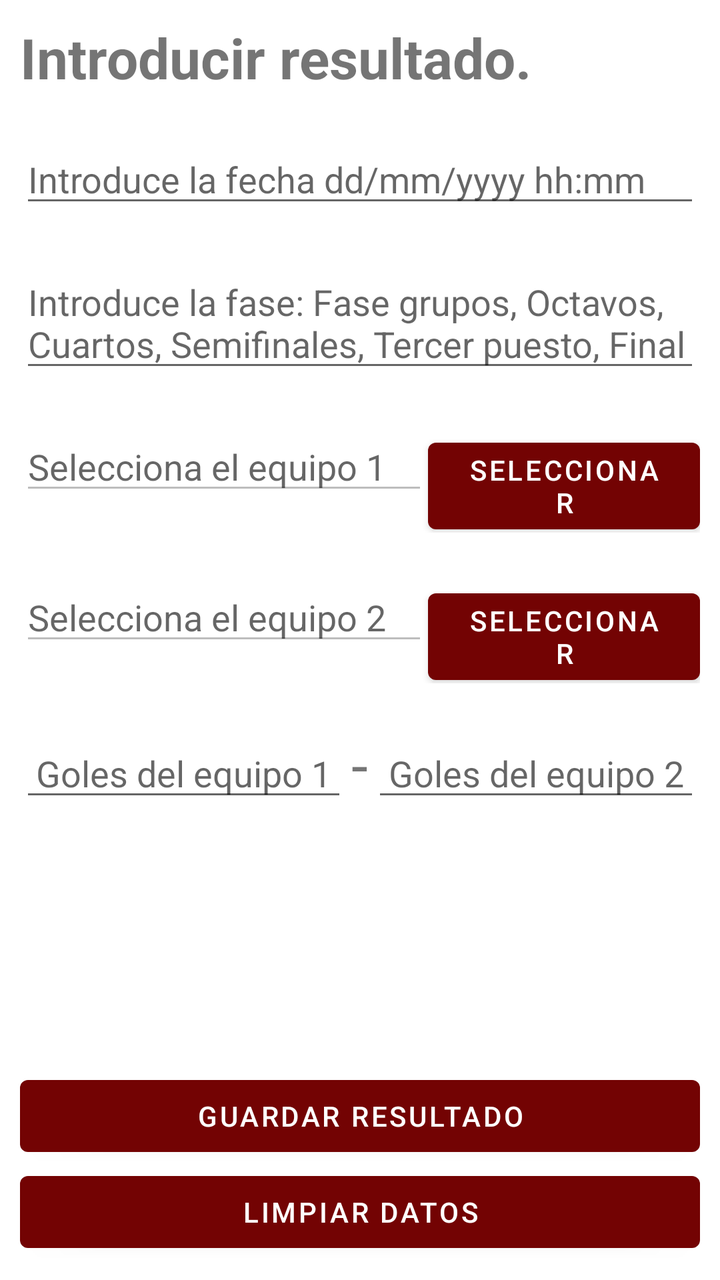
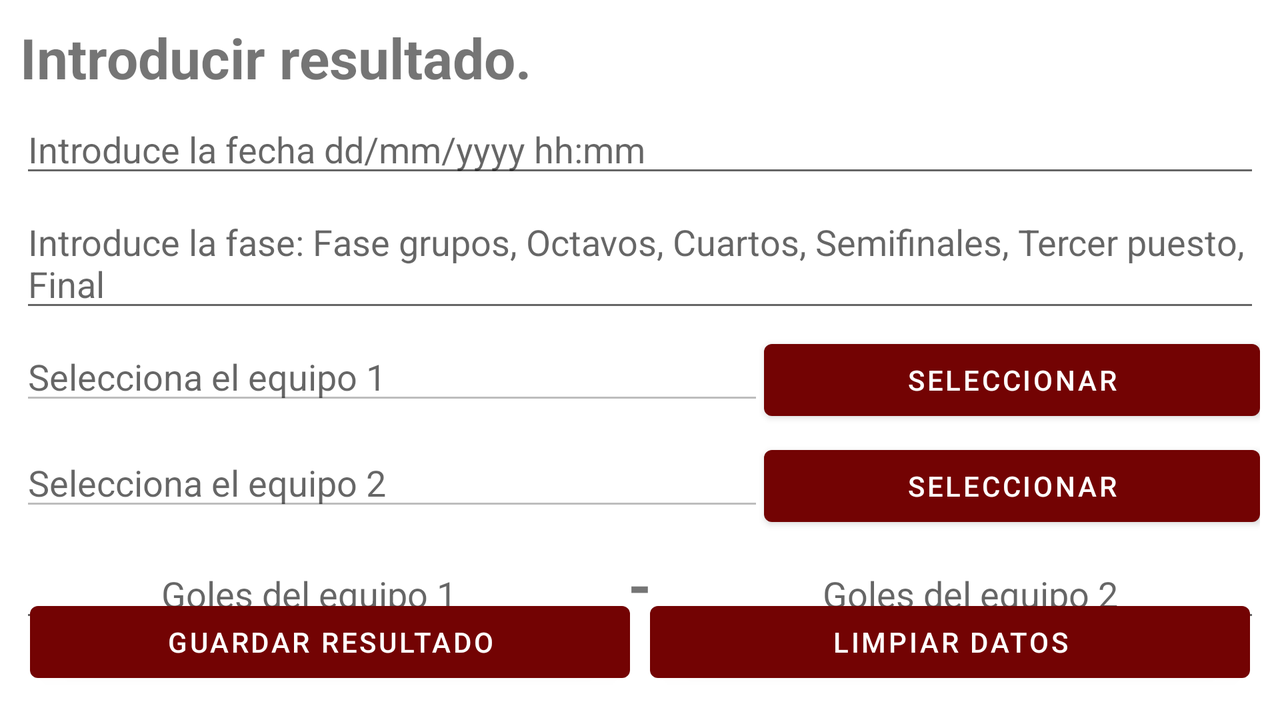

One screen, two layout resources from the same app: the default and the repository's alternative for another configuration. Each is rendered where Android would select it; the XML of both is given below.
<!-- AndroidManifest.xml: application theme Theme.EvaluacionT1_DRB -->
<!-- res/layout/activity_registro.xml -->
<?xml version="1.0" encoding="utf-8"?>
<RelativeLayout xmlns:android="http://schemas.android.com/apk/res/android"
    xmlns:app="http://schemas.android.com/apk/res-auto"
    xmlns:tools="http://schemas.android.com/tools"
    android:layout_width="match_parent"
    android:layout_height="match_parent"
    android:padding="@dimen/margen"
    tools:context=".RegistroActivity">

    <LinearLayout
        android:layout_width="match_parent"
        android:layout_height="wrap_content"
        android:orientation="vertical"
        >

        <TextView
            android:id="@+id/tvTituloRegistro"
            android:layout_width="match_parent"
            android:layout_height="wrap_content"
            android:text="@string/tv_txt_titulo_registro"
            android:textSize="@dimen/txt_tv_titulo"
            android:textStyle="bold"
            android:layout_marginBottom="@dimen/margin_registro_items"/>

        <EditText
            android:id="@+id/etFecha"
            android:layout_width="match_parent"
            android:layout_height="wrap_content"
            android:hint="@string/hint_et_fecha_hora"
            android:inputType="datetime"
            android:layout_marginBottom="@dimen/margin_registro_items"
            />

        <EditText
            android:id="@+id/etFase"
            android:layout_width="match_parent"
            android:layout_height="wrap_content"
            android:hint="@string/hint_et_fase"
            android:layout_marginBottom="@dimen/margin_registro_items"
            />

        <LinearLayout
            android:layout_width="match_parent"
            android:layout_height="wrap_content"
            android:orientation="horizontal"
            android:weightSum="100"
            android:layout_marginBottom="@dimen/margin_registro_items">

            <EditText
                android:id="@+id/etEquipo1"
                android:layout_width="@dimen/weight_cero_dp"
                android:layout_height="wrap_content"
                android:layout_weight="60"
                android:inputType="text"
                android:textColor="@color/black"
                android:hint="@string/hint_et_equipo1"
                android:importantForAutofill="no"
                android:enabled="false"
                />

            <Button
                android:id="@+id/btnSeleccionarEquipo1"
                android:layout_width="@dimen/weight_cero_dp"
                android:layout_height="wrap_content"
                android:layout_weight="40"
                android:text="@string/txt_btn_seleccionar"/>

        </LinearLayout>

        <LinearLayout
            android:layout_width="match_parent"
            android:layout_height="wrap_content"
            android:orientation="horizontal"
            android:weightSum="100"
            android:layout_marginBottom="@dimen/margin_registro_items">

            <EditText
                android:id="@+id/etEquipo2"
                android:layout_width="@dimen/weight_cero_dp"
                android:layout_height="wrap_content"
                android:layout_weight="60"
                android:inputType="text"
                android:textColor="@color/black"
                android:hint="@string/hint_et_equipo2"
                android:importantForAutofill="no"
                android:enabled="false"/>

            <Button
                android:id="@+id/btnSeleccionarEquipo2"
                android:layout_width="@dimen/weight_cero_dp"
                android:layout_height="wrap_content"
                android:layout_weight="40"
                android:text="@string/txt_btn_seleccionar"/>

        </LinearLayout>

        <LinearLayout
            android:layout_width="match_parent"
            android:layout_height="wrap_content"
            android:orientation="horizontal"
            android:weightSum="100"
            android:layout_marginBottom="@dimen/margin_registro_items">

            <EditText
                android:id="@+id/etGolesEquipo1"
                android:layout_width="wrap_content"
                android:layout_height="wrap_content"
                android:hint="@string/hint_et_goles_equipo1"
                android:textAlignment="center"
                android:inputType="number"
                android:importantForAutofill="no"
                android:layout_weight="40"/>

            <TextView
                android:layout_width="wrap_content"
                android:layout_height="wrap_content"
                android:text="@string/guion"
                android:textAlignment="center"
                android:textSize="@dimen/tamanio_guion"
                android:layout_weight="20"/>

            <EditText
                android:id="@+id/etGolesEquipo2"
                android:layout_width="wrap_content"
                android:layout_height="wrap_content"
                android:hint="@string/hint_et_goles_equipo2"
                android:textAlignment="center"
                android:inputType="number"
                android:importantForAutofill="no"
                android:layout_weight="40"/>

        </LinearLayout>
    </LinearLayout>


    <LinearLayout
        android:layout_width="match_parent"
        android:layout_height="wrap_content"
        android:orientation="vertical"
        android:layout_alignParentBottom="true">

        <Button
            android:id="@+id/btnGuardarResultado"
            android:layout_width="match_parent"
            android:layout_height="wrap_content"
            android:text="@string/btn_guardar_resultado"/>

        <Button
            android:id="@+id/btnLimpiarDatos"
            android:layout_width="match_parent"
            android:layout_height="wrap_content"
            android:text="@string/btn_limpiar_datos"/>
    </LinearLayout>

</RelativeLayout>
<!-- resources referenced by this layout -->
<resources>
  <color name="black">#FF000000</color>
  <dimen name="margen">10dp</dimen>
  <dimen name="margin_registro_items">20dp</dimen>
  <dimen name="tamanio_guion">30sp</dimen>
  <dimen name="txt_tv_titulo">28sp</dimen>
  <dimen name="weight_cero_dp">0dp</dimen>
  <string name="btn_guardar_resultado">Guardar resultado</string>
  <string name="btn_limpiar_datos">Limpiar datos</string>
  <string name="guion">-</string>
  <string name="hint_et_equipo1">Selecciona el equipo 1</string>
  <string name="hint_et_equipo2">Selecciona el equipo 2</string>
  <string name="hint_et_fase">Introduce la fase: Fase grupos, Octavos, Cuartos, Semifinales, Tercer puesto, Final</string>
  <string name="hint_et_fecha_hora">Introduce la fecha dd/mm/yyyy hh:mm</string>
  <string name="hint_et_goles_equipo1">Goles del equipo 1</string>
  <string name="hint_et_goles_equipo2">Goles del equipo 2</string>
  <string name="tv_txt_titulo_registro">Introducir resultado.</string>
  <string name="txt_btn_seleccionar">Seleccionar</string>
  <style name="Theme.EvaluacionT1_DRB" parent="Theme.MaterialComponents.DayNight.DarkActionBar">
          
          <item name="colorPrimary">@color/red_qatar</item>
          <item name="colorPrimaryVariant">@color/red_qatar</item>
          <item name="colorOnPrimary">@color/white</item>
          
          <item name="colorSecondary">@color/teal_200</item>
          <item name="colorSecondaryVariant">@color/teal_700</item>
          <item name="colorOnSecondary">@color/black</item>
          
          <item name="android:statusBarColor">?attr/colorPrimaryVariant</item>
          
      </style>
  <color name="red_qatar">#730303</color>
  <color name="white">#FFFFFFFF</color>
  <color name="teal_200">#FF03DAC5</color>
  <color name="teal_700">#FF018786</color>
</resources>
<!-- res/layout-land/activity_registro.xml (the repository's variant of the layout above) -->
<!-- drawn on the phone turned sideways -->
<?xml version="1.0" encoding="utf-8"?>
<RelativeLayout xmlns:android="http://schemas.android.com/apk/res/android"
    xmlns:app="http://schemas.android.com/apk/res-auto"
    xmlns:tools="http://schemas.android.com/tools"
    android:layout_width="match_parent"
    android:layout_height="match_parent"
    android:padding="@dimen/margen"
    tools:context=".RegistroActivity">

    <LinearLayout
        android:layout_width="match_parent"
        android:layout_height="wrap_content"
        android:orientation="vertical"
        >

        <TextView
            android:id="@+id/tvTituloRegistro"
            android:layout_width="match_parent"
            android:layout_height="wrap_content"
            android:text="@string/tv_txt_titulo_registro"
            android:textSize="@dimen/txt_tv_titulo"
            android:textStyle="bold"
            android:layout_marginBottom="@dimen/margin_registro_items_landscape"/>

        <EditText
            android:id="@+id/etFecha"
            android:layout_width="match_parent"
            android:layout_height="wrap_content"
            android:inputType="datetime"
            android:hint="@string/hint_et_fecha_hora"
            android:layout_marginBottom="@dimen/margin_registro_items_landscape"
            />

        <EditText
            android:id="@+id/etFase"
            android:layout_width="match_parent"
            android:layout_height="wrap_content"
            android:hint="@string/hint_et_fase"
            android:layout_marginBottom="@dimen/margin_registro_items_landscape"
            />

        <LinearLayout
            android:layout_width="match_parent"
            android:layout_height="wrap_content"
            android:orientation="horizontal"
            android:weightSum="100"
            android:layout_marginBottom="@dimen/margin_registro_items_landscape">

            <EditText
                android:id="@+id/etEquipo1"
                android:layout_width="@dimen/weight_cero_dp"
                android:layout_height="wrap_content"
                android:layout_weight="60"
                android:inputType="text"
                android:hint="@string/hint_et_equipo1"
                android:importantForAutofill="no"
                android:enabled="false"
                />

            <Button
                android:id="@+id/btnSeleccionarEquipo1"
                android:layout_width="@dimen/weight_cero_dp"
                android:layout_height="wrap_content"
                android:layout_weight="40"
                android:text="@string/txt_btn_seleccionar"/>

        </LinearLayout>

        <LinearLayout
            android:layout_width="match_parent"
            android:layout_height="wrap_content"
            android:orientation="horizontal"
            android:weightSum="100"
            android:layout_marginBottom="@dimen/margin_registro_items_landscape">

            <EditText
                android:id="@+id/etEquipo2"
                android:layout_width="@dimen/weight_cero_dp"
                android:layout_height="wrap_content"
                android:layout_weight="60"
                android:inputType="text"
                android:hint="@string/hint_et_equipo2"
                android:importantForAutofill="no"
                android:enabled="false"/>

            <Button
                android:id="@+id/btnSeleccionarEquipo2"
                android:layout_width="@dimen/weight_cero_dp"
                android:layout_height="wrap_content"
                android:layout_weight="40"
                android:text="@string/txt_btn_seleccionar"/>

        </LinearLayout>

        <LinearLayout
            android:layout_width="match_parent"
            android:layout_height="wrap_content"
            android:orientation="horizontal"
            android:weightSum="100"
            android:layout_marginBottom="@dimen/margin_registro_items_landscape">

            <EditText
                android:id="@+id/etGolesEquipo1"
                android:layout_width="wrap_content"
                android:layout_height="wrap_content"
                android:hint="@string/hint_et_goles_equipo1"
                android:textAlignment="center"
                android:inputType="number"
                android:importantForAutofill="no"
                android:layout_weight="45"/>

            <TextView
                android:layout_width="wrap_content"
                android:layout_height="wrap_content"
                android:text="@string/guion"
                android:textStyle="bold"
                android:textAlignment="center"
                android:textSize="@dimen/tamanio_guion"
                android:layout_weight="10"/>

            <EditText
                android:id="@+id/etGolesEquipo2"
                android:layout_width="wrap_content"
                android:layout_height="wrap_content"
                android:hint="@string/hint_et_goles_equipo2"
                android:textAlignment="center"
                android:inputType="number"
                android:importantForAutofill="no"
                android:layout_weight="45"/>

        </LinearLayout>
    </LinearLayout>


    <LinearLayout
        android:layout_width="match_parent"
        android:layout_height="wrap_content"
        android:orientation="horizontal"
        android:weightSum="100"
        android:layout_alignParentBottom="true">

        <Button
            android:id="@+id/btnGuardarResultado"
            android:layout_width="match_parent"
            android:layout_height="wrap_content"
            android:layout_weight="50"
            android:layout_margin="@dimen/btn_registro_separa"
            android:text="@string/btn_guardar_resultado"/>

        <Button
            android:id="@+id/btnLimpiarDatos"
            android:layout_width="match_parent"
            android:layout_height="wrap_content"
            android:layout_weight="50"
            android:layout_margin="@dimen/btn_registro_separa"
            android:text="@string/btn_limpiar_datos"/>
    </LinearLayout>

</RelativeLayout>
<!-- resources referenced by the variant -->
<!-- as the phone turned sideways resolves them -->
<resources>
  <dimen name="btn_registro_separa">5dp</dimen>
  <dimen name="margen">10dp</dimen>
  <dimen name="margin_registro_items_landscape">5dp</dimen>
  <dimen name="tamanio_guion">30sp</dimen>
  <dimen name="txt_tv_titulo">28sp</dimen>
  <dimen name="weight_cero_dp">0dp</dimen>
  <string name="btn_guardar_resultado">Guardar resultado</string>
  <string name="btn_limpiar_datos">Limpiar datos</string>
  <string name="guion">-</string>
  <string name="hint_et_equipo1">Selecciona el equipo 1</string>
  <string name="hint_et_equipo2">Selecciona el equipo 2</string>
  <string name="hint_et_fase">Introduce la fase: Fase grupos, Octavos, Cuartos, Semifinales, Tercer puesto, Final</string>
  <string name="hint_et_fecha_hora">Introduce la fecha dd/mm/yyyy hh:mm</string>
  <string name="hint_et_goles_equipo1">Goles del equipo 1</string>
  <string name="hint_et_goles_equipo2">Goles del equipo 2</string>
  <string name="tv_txt_titulo_registro">Introducir resultado.</string>
  <string name="txt_btn_seleccionar">Seleccionar</string>
  <style name="Theme.EvaluacionT1_DRB" parent="Theme.MaterialComponents.DayNight.DarkActionBar">
          
          <item name="colorPrimary">@color/red_qatar</item>
          <item name="colorPrimaryVariant">@color/red_qatar</item>
          <item name="colorOnPrimary">@color/white</item>
          
          <item name="colorSecondary">@color/teal_200</item>
          <item name="colorSecondaryVariant">@color/teal_700</item>
          <item name="colorOnSecondary">@color/black</item>
          
          <item name="android:statusBarColor">?attr/colorPrimaryVariant</item>
          
      </style>
  <color name="red_qatar">#730303</color>
  <color name="white">#FFFFFFFF</color>
  <color name="teal_200">#FF03DAC5</color>
  <color name="teal_700">#FF018786</color>
  <color name="black">#FF000000</color>
</resources>
